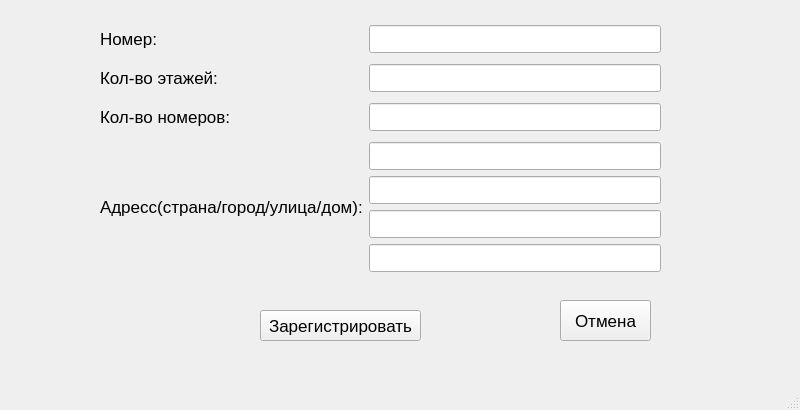
<?xml version="1.0" encoding="UTF-8"?>
<ui version="4.0">
 <class>MainWindow</class>
 <widget class="QMainWindow" name="MainWindow">
  <property name="geometry">
   <rect>
    <x>0</x>
    <y>0</y>
    <width>800</width>
    <height>410</height>
   </rect>
  </property>
  <property name="windowTitle">
   <string>Add hotel</string>
  </property>
  <widget class="QWidget" name="centralwidget">
   <widget class="QWidget" name="gridLayoutWidget">
    <property name="geometry">
     <rect>
      <x>100</x>
      <y>20</y>
      <width>561</width>
      <height>261</height>
     </rect>
    </property>
    <property name="font">
     <font>
      <pointsize>13</pointsize>
     </font>
    </property>
    <layout class="QGridLayout" name="gridLayout">
     <item row="3" column="0">
      <widget class="QLabel" name="label_4">
       <property name="font">
        <font>
         <pointsize>13</pointsize>
        </font>
       </property>
       <property name="text">
        <string>Адресс(страна/город/улица/дом):</string>
       </property>
      </widget>
     </item>
     <item row="1" column="1">
      <widget class="QLineEdit" name="floors">
       <property name="font">
        <font>
         <pointsize>13</pointsize>
        </font>
       </property>
      </widget>
     </item>
     <item row="1" column="0">
      <widget class="QLabel" name="label_2">
       <property name="font">
        <font>
         <pointsize>13</pointsize>
        </font>
       </property>
       <property name="text">
        <string>Кол-во этажей:</string>
       </property>
      </widget>
     </item>
     <item row="2" column="1">
      <widget class="QLineEdit" name="rooms">
       <property name="font">
        <font>
         <pointsize>13</pointsize>
        </font>
       </property>
      </widget>
     </item>
     <item row="0" column="0">
      <widget class="QLabel" name="label">
       <property name="font">
        <font>
         <pointsize>13</pointsize>
        </font>
       </property>
       <property name="text">
        <string>Номер:</string>
       </property>
      </widget>
     </item>
     <item row="2" column="0">
      <widget class="QLabel" name="label_3">
       <property name="font">
        <font>
         <pointsize>13</pointsize>
        </font>
       </property>
       <property name="text">
        <string>Кол-во номеров:</string>
       </property>
      </widget>
     </item>
     <item row="0" column="1">
      <widget class="QLineEdit" name="number">
       <property name="font">
        <font>
         <pointsize>13</pointsize>
        </font>
       </property>
      </widget>
     </item>
     <item row="3" column="1">
      <layout class="QVBoxLayout" name="verticalLayout">
       <item>
        <widget class="QLineEdit" name="country"/>
       </item>
       <item>
        <widget class="QLineEdit" name="city"/>
       </item>
       <item>
        <widget class="QLineEdit" name="street"/>
       </item>
       <item>
        <widget class="QLineEdit" name="house"/>
       </item>
      </layout>
     </item>
    </layout>
   </widget>
   <widget class="QPushButton" name="enter">
    <property name="geometry">
     <rect>
      <x>260</x>
      <y>310</y>
      <width>161</width>
      <height>31</height>
     </rect>
    </property>
    <property name="font">
     <font>
      <pointsize>13</pointsize>
     </font>
    </property>
    <property name="text">
     <string>Зарегистрировать</string>
    </property>
   </widget>
   <widget class="QPushButton" name="exit">
    <property name="geometry">
     <rect>
      <x>560</x>
      <y>300</y>
      <width>91</width>
      <height>41</height>
     </rect>
    </property>
    <property name="font">
     <font>
      <pointsize>13</pointsize>
     </font>
    </property>
    <property name="text">
     <string>Отмена</string>
    </property>
   </widget>
  </widget>
  <widget class="QMenuBar" name="menubar">
   <property name="geometry">
    <rect>
     <x>0</x>
     <y>0</y>
     <width>800</width>
     <height>21</height>
    </rect>
   </property>
  </widget>
  <widget class="QStatusBar" name="statusbar"/>
 </widget>
 <resources/>
 <connections/>
</ui>
